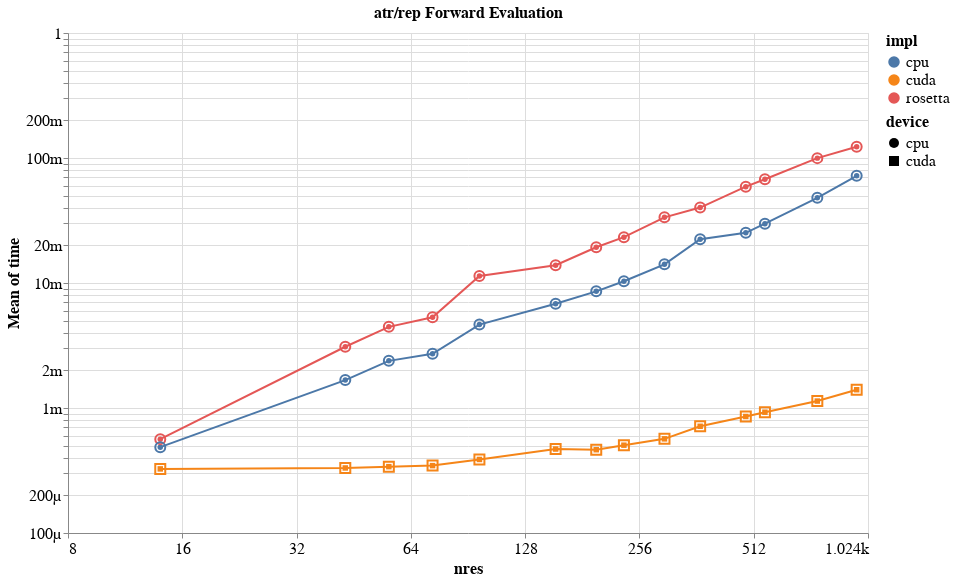

Notebook code cell kept with this figure:
### Code cell
dat = stat_frame(rosetta_score_results)
dat = pandas.concat(
    (
        dat,
        pandas.merge(
            dat,
            dat.query("name == 'score.rosetta_atr_rep'")
            .groupby("model")
            .time.mean()
            .rename("rosetta_mean")
            .to_frame(),
            left_on="model",
            right_index=True,
        )
        .eval("time / rosetta_mean")
        .rename("rosetta_relative"),
    ),
    axis=1,
)

encoding = dict(
    x=altair.X(
        "nres", axis=altair.Axis(format="s"), scale=altair.Scale(type="log", base=2)
    ),
    y=altair.Y(
        "mean(time)",
        scale=altair.Scale(type="log", base=10),
        axis=altair.Axis(format="s"),
    ),
    color="impl",
    shape="device",
)

sum(
    (
        altair.Chart(dat, title="atr/rep Forward Evaluation")
        .mark_line()
        .encode(**encoding),
        altair.Chart(dat).mark_point(size=100).encode(**encoding)
    )
)

### Figure 1 — Vega-Lite specification as saved in the notebook (floating-point values rounded to 4 significant figures; data arrays with more than 128 entries replaced by an {"elided": "..."} marker saying what was removed)
{"$schema": "https://vega.github.io/schema/vega-lite/v2.6.0.json", "config": {"axis": {"labelFontSize": 16, "titleFontSize": 16}, "header": {"labelFontSize": 16, "titleFontSize": 16}, "legend": {"labelFontSize": 16, "titleFontSize": 16}, "title": {"fontSize": 16}, "view": {"height": 500, "width": 800}}, "datasets": {"data-7d8e56d58c0cff27036cd827967b146f": {"elided": "6740 records"}}, "layer": [{"data": {"name": "data-7d8e56d58c0cff27036cd827967b146f"}, "encoding": {"color": {"field": "impl", "type": "nominal"}, "shape": {"field": "device", "type": "nominal"}, "x": {"axis": {"format": "s"}, "field": "nres", "scale": {"base": 2, "type": "log"}, "type": "quantitative"}, "y": {"aggregate": "mean", "axis": {"format": "s"}, "field": "time", "scale": {"base": 10, "type": "log"}, "type": "quantitative"}}, "mark": "line", "title": "atr/rep Forward Evaluation"}, {"data": {"name": "data-7d8e56d58c0cff27036cd827967b146f"}, "encoding": {"color": {"field": "impl", "type": "nominal"}, "shape": {"field": "device", "type": "nominal"}, "x": {"axis": {"format": "s"}, "field": "nres", "scale": {"base": 2, "type": "log"}, "type": "quantitative"}, "y": {"aggregate": "mean", "axis": {"format": "s"}, "field": "time", "scale": {"base": 10, "type": "log"}, "type": "quantitative"}}, "mark": {"size": 100, "type": "point"}}]}
